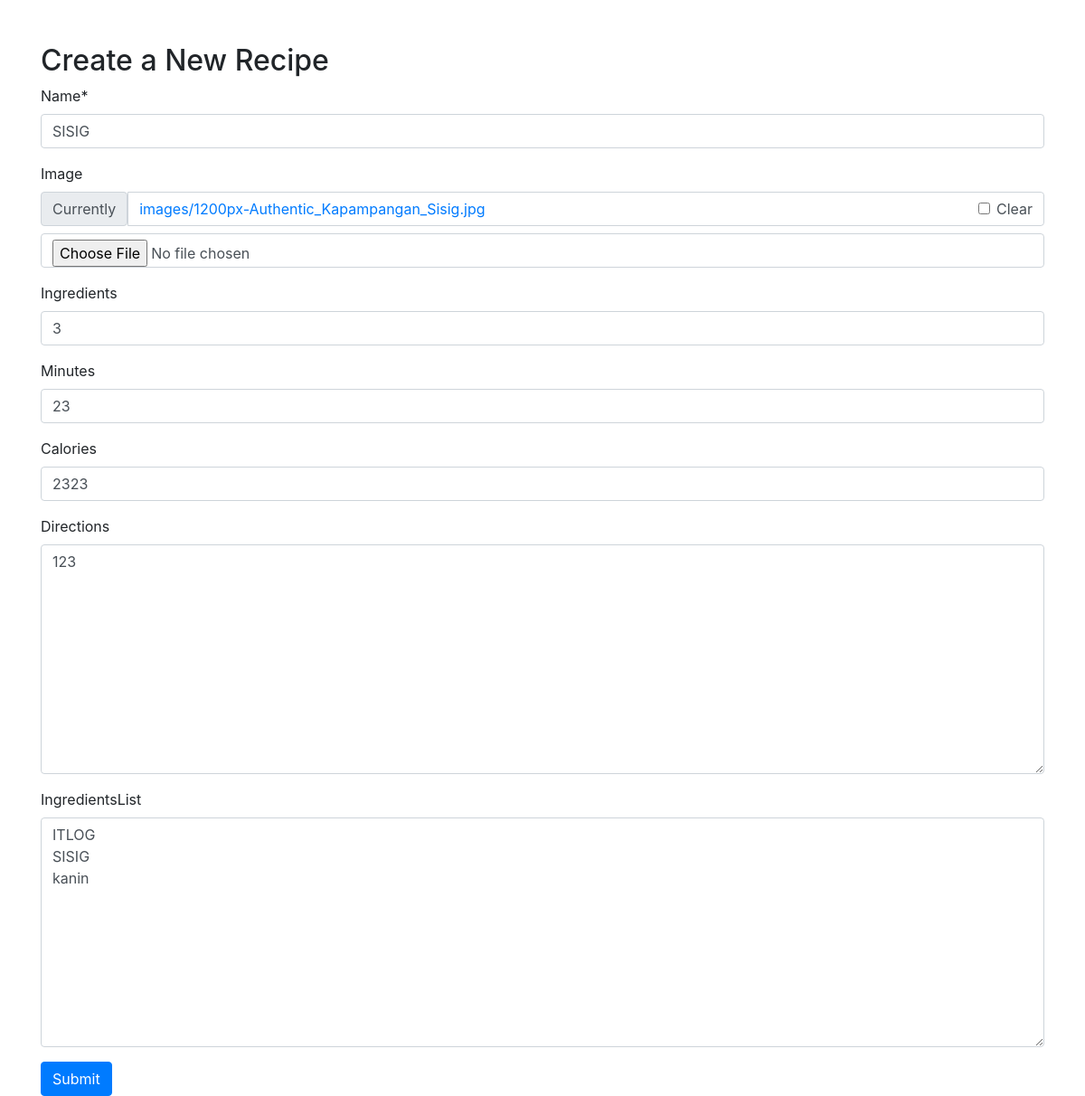
The page /home/12/update/ (signed in) on the database as committed earlier.
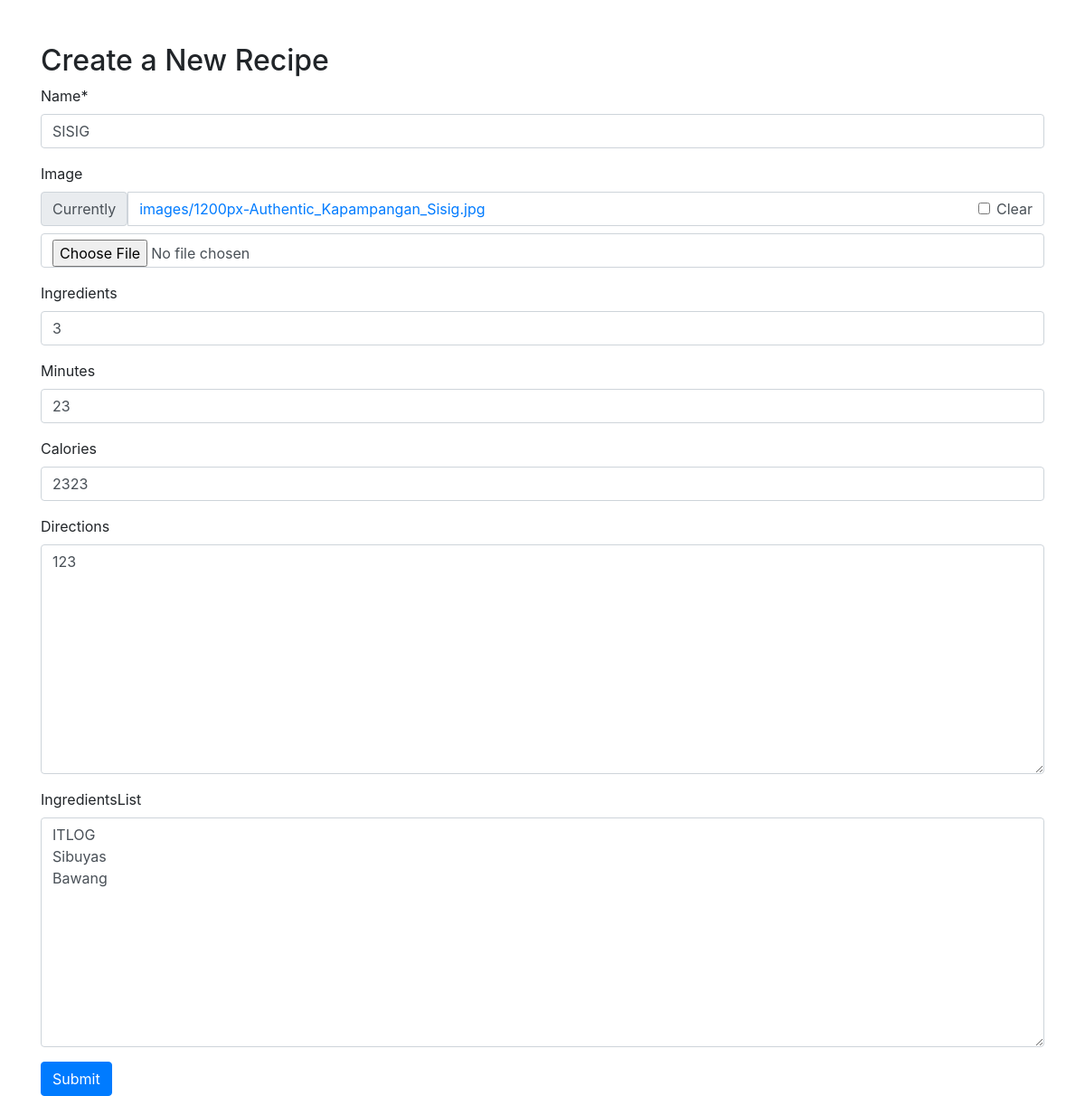
The same page on the database as committed later.
### recipes/models.py (models this page shows, shortened)
class Recipe(models.Model):
    user = models.ForeignKey(User, on_delete=models.CASCADE, blank=True, null=True)
    name = models.CharField(max_length=100)
    image = models.ImageField(blank=True, null=True, upload_to='images/')
    ingredients = models.IntegerField(blank=True, null=True)
    minutes = models.IntegerField(blank=True, null=True)
    calories = models.IntegerField(blank=True, null=True)
    ingredientsList = models.TextField(blank=True, null=True)
    directions = models.TextField(blank=True, null=True)
    created_at = models.DateTimeField(auto_now_add=True)
    views = models.ManyToManyField(User, related_name='viewed_recipes', blank=True)
    view_count = models.IntegerField(default=0)

### recipes/views.py (the view, shortened to what this page needs)
# urls.py: path('<int:pk>/update/', RecipeUpdateView.as_view(), name='recipe-update'),
class RecipeUpdateView(LoginRequiredMixin, UserPassesTestMixin, UpdateView):
    model = Recipe
    fields = ['name', 'image', 'ingredients', 'minutes', 'calories', 'directions', 'ingredientsList']
    def test_func(self):
        recipe = self.get_object()
        if self.request.user == recipe.user:
            return True
        return False

### templates/recipes/recipe_form.html (shortened to what this page needs)
<!DOCTYPE html>
<html lang="en">
<head>
    <link rel="stylesheet" href="https://stackpath.bootstrapcdn.com/bootstrap/4.5.2/css/bootstrap.min.css">
    {% load crispy_forms_tags %}
</head>
<body>
    <div class="container mt-5">
        <h2>Create a New Recipe</h2>
        <form method="POST" enctype="multipart/form-data">
            {{ form|crispy }}
            <button type="submit" class="btn btn-primary">Submit</button>
        </form>
    </div>
</body>
</html>

Rows that differ between the two databases and show on the page:
changed Recipe "SISIG": ingredientsList "ITLOG SISIG kanin" → "ITLOG Sibuyas Bawang"
